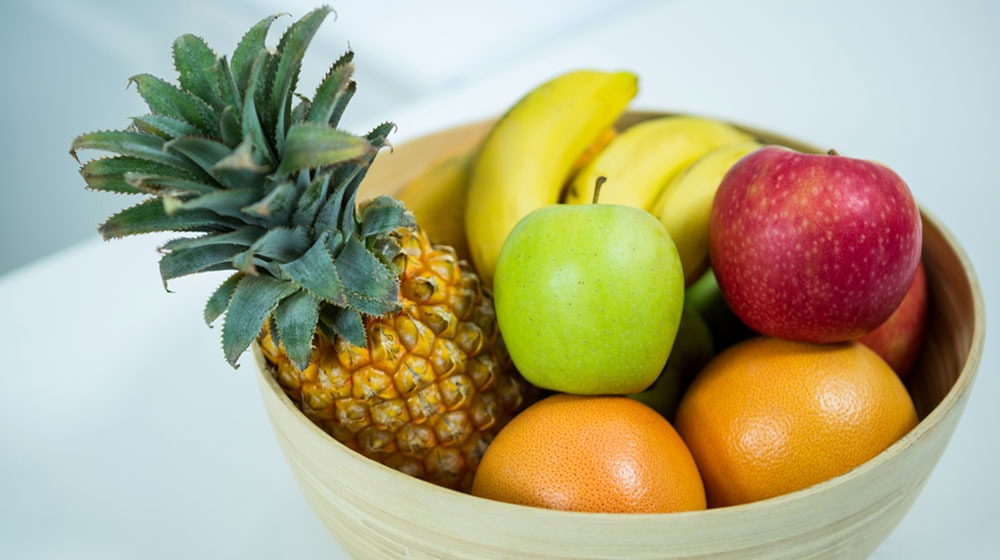
#> input picture 4/frutas.jpg, 1000 x 560 px
$ python ejm7.py
#> lines starting #> are read from the running program, lines starting #| are printed output that depends on the picture; after the words box and inside, x2 and y2 are one past the last pixel; in counts of white or black regions, pixels touching at a corner belong together
import cv2
import numpy as np

img = cv2.imread("frutas.jpg")
#> img is the input picture: shape (560, 1000, 3); mean B, G, R 133.4, 168.5, 174


def nothing(x):
    pass


cv2.namedWindow("PDI41")
cv2.createTrackbar("Hmin", "PDI41", 0, 255, nothing)
cv2.createTrackbar("Hmax", "PDI41", 0, 255, nothing)
cv2.createTrackbar("Smin", "PDI41", 0, 255, nothing)
cv2.createTrackbar("Smax", "PDI41", 0, 255, nothing)
cv2.createTrackbar("Vmin", "PDI41", 0, 255, nothing)
cv2.createTrackbar("Vmax", "PDI41", 0, 255, nothing)

while True:
    hsv = cv2.cvtColor(img, cv2.COLOR_BGR2HSV)
#> hsv: shape (560, 1000, 3); mean H, S, V 65.2, 103.2, 189.4
    hmin = cv2.getTrackbarPos("Hmin", "PDI41")
    hmax = cv2.getTrackbarPos("Hmax", "PDI41")
    smin = cv2.getTrackbarPos("Smin", "PDI41")
    smax = cv2.getTrackbarPos("Smax", "PDI41")
    vmin = cv2.getTrackbarPos("Vmin", "PDI41")
    vmax = cv2.getTrackbarPos("Vmax", "PDI41")

    lower = np.array([hmin, smin, vmin])
    upper = np.array([hmax, smax, vmax])

    lower = np.array([29, 59, 128])
    upper = np.array([45, 255, 255])

    mask = cv2.inRange(hsv, lower, upper)
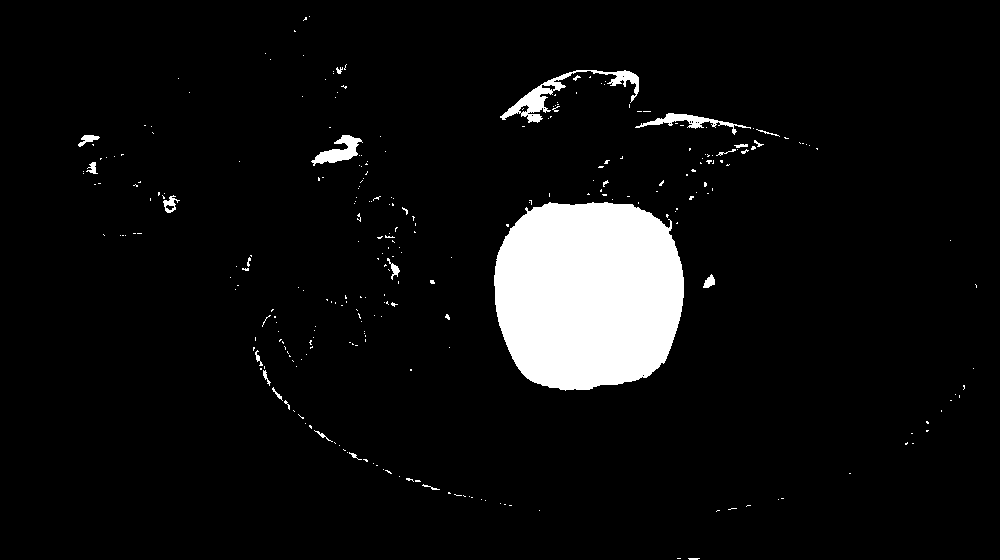
#> mask: shape (560, 1000); 6.2% white; 287 white regions (263 under 20 px), largest, box (x1, y1, x2, y2) and area: (494, 202, 684, 391) 29987, (500, 70, 639, 123) 1474, (311, 135, 363, 166) 677
    cv2.imshow("mask", mask)

    kernel = np.ones((7, 7), np.uint8)
    # Erosion
    eroded = cv2.erode(mask, kernel, iterations=3)
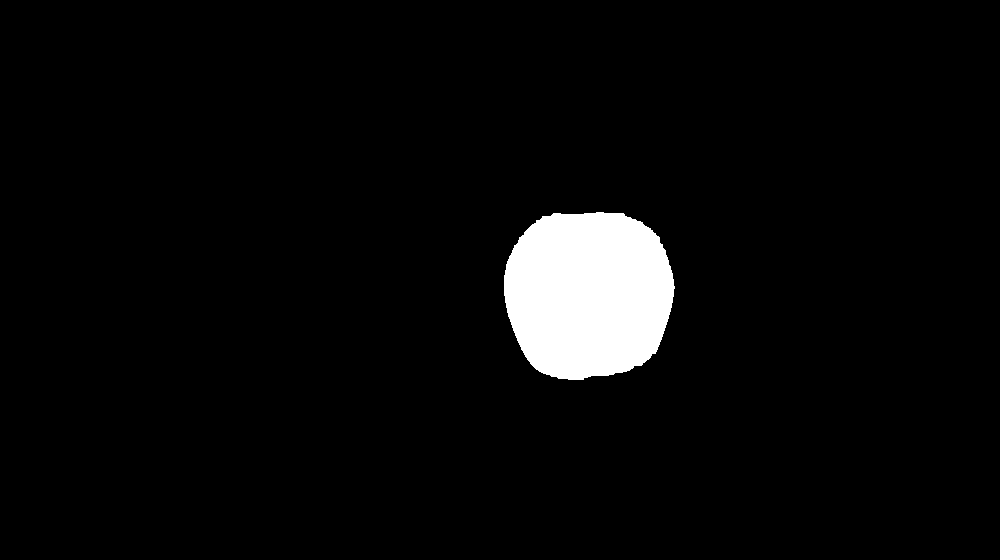
#> eroded: shape (560, 1000); 4.2% white; 1 white region, box (x1, y1, x2, y2) and area: (504, 212, 675, 380) 23432
    # Dilate
    dilated = cv2.dilate(eroded, kernel, iterations=3)
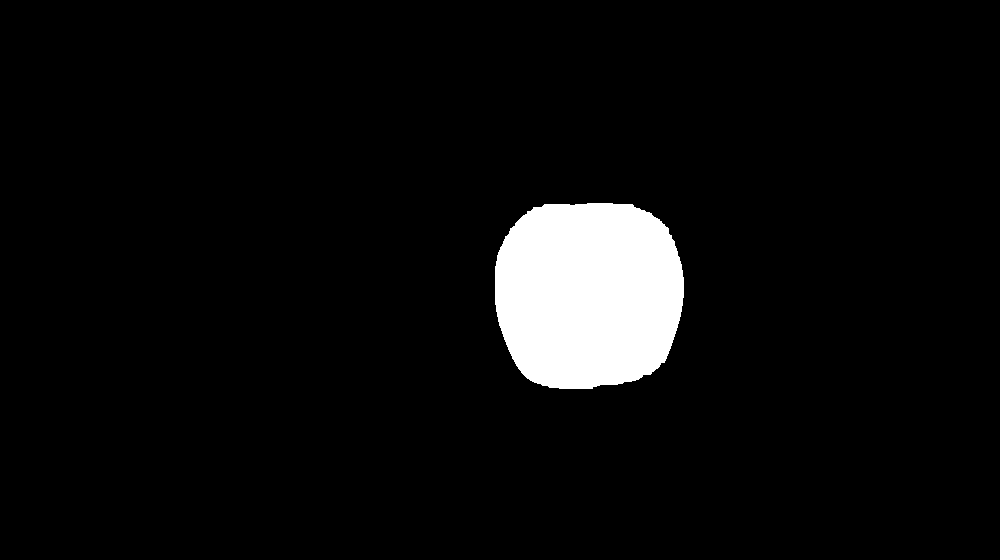
#> dilated: shape (560, 1000); 5.3% white; 1 white region, box (x1, y1, x2, y2) and area: (495, 203, 684, 389) 29876

    cv2.imshow("dilated", dilated)

    # res = cv2.bitwise_and(img, img, mask=dilated)
    # cv2.imshow("PDI41", res)

    k = cv2.waitKey(1) & 0xFF
#> (key Esc is pressed here)
    if k == 27:
        break

cv2.destroyAllWindows()

$ run again, with 4/tenis.jpg copied over 4/frutas.jpg
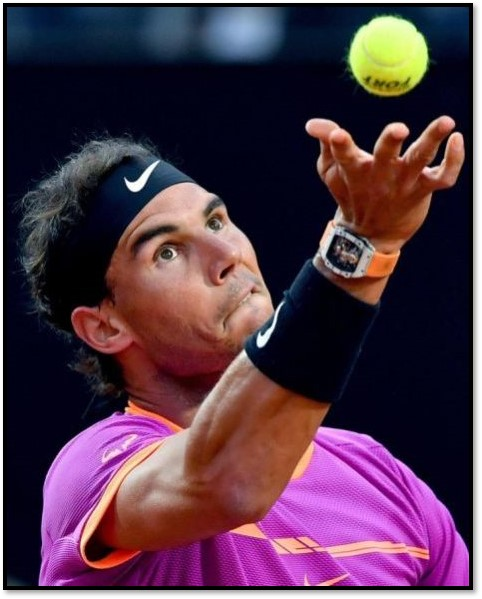
#> input picture 4/tenis.jpg, 482 x 599 px
#> img is the input picture: shape (599, 482, 3); mean B, G, R 73.4, 54.1, 82
#> hsv: shape (599, 482, 3); mean H, S, V 91.1, 181.2, 95.7
#> `mask = cv2.inRange(hsv, lower, upper)`:
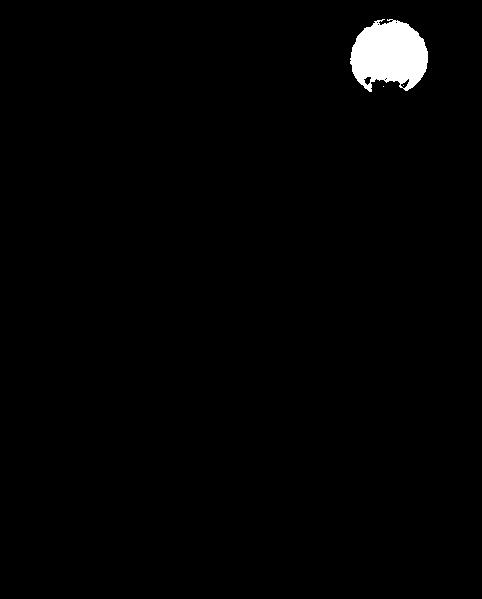
#> mask: shape (599, 482); 1.4% white; 3 white regions (2 under 20 px), largest, box (x1, y1, x2, y2) and area: (350, 19, 428, 92) 4099
#> eroded: shape (599, 482); 0.57% white; 1 white region, box (x1, y1, x2, y2) and area: (361, 32, 418, 72) 1642
#> `dilated = cv2.dilate(eroded, kernel, iterations=3)`:
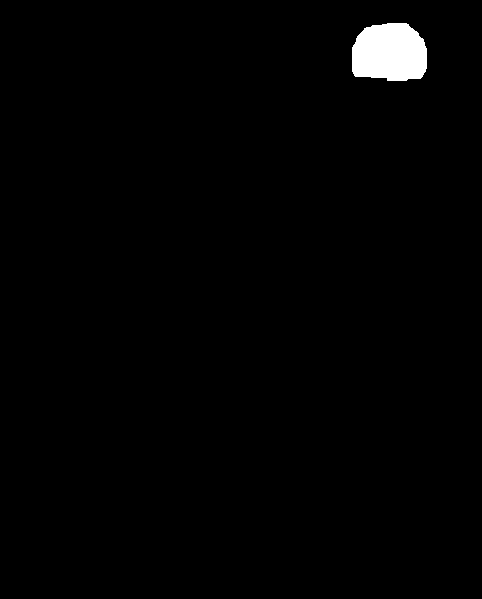
#> dilated: shape (599, 482); 1.3% white; 1 white region, box (x1, y1, x2, y2) and area: (352, 23, 427, 81) 3712
